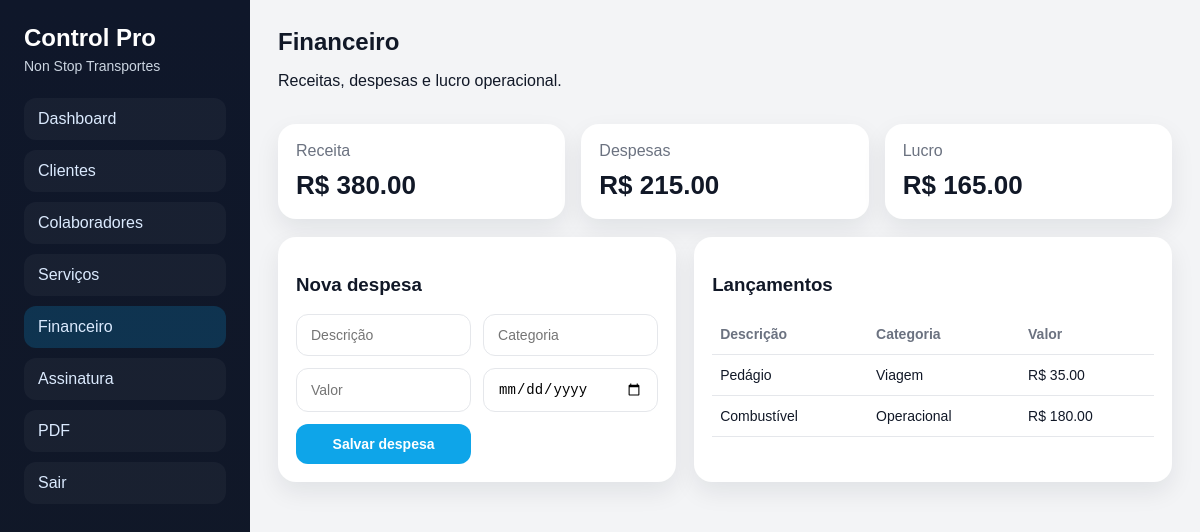
Screenshot of /financeiro (signed in) with the database file from the repository.
### tables this page shows
CREATE TABLE users (
                id INTEGER PRIMARY KEY AUTOINCREMENT,
                company_name TEXT NOT NULL,
                email TEXT UNIQUE NOT NULL,
                password TEXT NOT NULL,
                plan TEXT NOT NULL DEFAULT 'Profissional',
                status TEXT NOT NULL DEFAULT 'ativo',
                due_date TEXT NOT NULL,
                grace_days INTEGER NOT NULL DEFAULT 3,
                created_at TEXT NOT NULL DEFAULT CURRENT_TIMESTAMP
            );

CREATE TABLE expenses (
                id INTEGER PRIMARY KEY AUTOINCREMENT,
                description TEXT NOT NULL,
                category TEXT NOT NULL,
                amount REAL NOT NULL,
                expense_date TEXT NOT NULL,
                created_at TEXT NOT NULL DEFAULT CURRENT_TIMESTAMP
            );

### main.py (the view)
@app.get("/financeiro", response_class=HTMLResponse)
def finance_page(request: Request, user: sqlite3.Row = Depends(require_active_user)):
    with closing(get_conn()) as conn:
        expenses = conn.execute("SELECT * FROM expenses ORDER BY id DESC").fetchall()
        total_expenses = conn.execute(
            "SELECT COALESCE(SUM(amount), 0) AS total FROM expenses"
        ).fetchone()["total"]
        total_revenue = conn.execute(
            "SELECT COALESCE(SUM(amount), 0) AS total FROM services WHERE status = 'Concluído'"
        ).fetchone()["total"]
    return templates.TemplateResponse(
        request=request,
        name="finance.html",
        context=context(
            request,
            "financeiro",
            user=user,
            expenses=expenses,
            total_expenses=total_expenses,
            total_revenue=total_revenue,
            total_profit=total_revenue - total_expenses,
        ),
    )

### templates/finance.html
{% extends 'base.html' %}
{% block content %}
<header class="page-head"><div><h2>Financeiro</h2><p>Receitas, despesas e lucro operacional.</p></div></header>
<section class="cards">
  <div class="card stat"><span>Receita</span><strong>R$ {{ '%.2f'|format(total_revenue) }}</strong></div>
  <div class="card stat"><span>Despesas</span><strong>R$ {{ '%.2f'|format(total_expenses) }}</strong></div>
  <div class="card stat"><span>Lucro</span><strong>R$ {{ '%.2f'|format(total_profit) }}</strong></div>
</section>
<section class="grid-two">
  <div class="card">
    <h3>Nova despesa</h3>
    <form method="post" class="grid-form">
      <input name="description" placeholder="Descrição" required />
      <input name="category" placeholder="Categoria" required />
      <input name="amount" type="number" step="0.01" placeholder="Valor" required />
      <input name="expense_date" type="date" required />
      <button type="submit">Salvar despesa</button>
    </form>
  </div>
  <div class="card">
    <h3>Lançamentos</h3>
    <table>
      <thead><tr><th>Descrição</th><th>Categoria</th><th>Valor</th></tr></thead>
      <tbody>
        {% for item in expenses %}
        <tr><td>{{ item['description'] }}</td><td>{{ item['category'] }}</td><td>R$ {{ '%.2f'|format(item['amount']) }}</td></tr>
        {% endfor %}
      </tbody>
    </table>
  </div>
</section>
{% endblock %}

### templates/base.html (shortened to what this page needs)
<!DOCTYPE html>
<html lang="pt-BR">
<head>
  <link rel="stylesheet" href="/static/style.css" />
</head>
<body>
  {% if current_user %}
  <aside class="sidebar">
    <div>
      <h1>Control Pro</h1>
      <p class="subtitle">{{ current_user['company_name'] }}</p>
    </div>
    <nav>
      <a href="/dashboard" class="{% if page == 'dashboard' %}active{% endif %}">Dashboard</a>
      <a href="/clientes" class="{% if page == 'clientes' %}active{% endif %}">Clientes</a>
      <a href="/colaboradores" class="{% if page == 'colaboradores' %}active{% endif %}">Colaboradores</a>
      <a href="/servicos" class="{% if page == 'servicos' %}active{% endif %}">Serviços</a>
      <a href="/financeiro" class="{% if page == 'financeiro' %}active{% endif %}">Financeiro</a>
      <a href="/assinatura" class="{% if page == 'assinatura' %}active{% endif %}">Assinatura</a>
      <a href="/relatorios/servicos.pdf" target="_blank">PDF</a>
      <a href="/logout">Sair</a>
    </nav>
  </aside>
  {% endif %}
  <main class="main {% if not current_user %}full{% endif %}">
    {% block content %}{% endblock %}
  </main>
</body>
</html>

### static/style.css (style rules this page uses)
:root { --bg: #0f172a; --panel: #111827; --card: #ffffff; --text: #111827; --muted: #6b7280; --line: #e5e7eb; --primary: #0ea5e9; --danger: #dc2626; --warning: #d97706; --success: #16a34a; }
* { box-sizing: border-box; }
body { margin: 0; font-family: Arial, Helvetica, sans-serif; background: #f3f4f6; color: var(--text); display: flex; min-height: 100vh; }
.sidebar { width: 250px; background: linear-gradient(180deg, #0f172a, #111827); color: white; padding: 24px; display: flex; flex-direction: column; gap: 24px; }
.sidebar h1 { margin: 0; font-size: 24px; }
.subtitle { color: #cbd5e1; margin: 6px 0 0; font-size: 14px; }
.sidebar nav { display: flex; flex-direction: column; gap: 10px; }
.sidebar a { color: #dbeafe; text-decoration: none; padding: 12px 14px; border-radius: 12px; background: rgba(255,255,255,0.04); }
.sidebar a.active, .sidebar a:hover { background: rgba(14,165,233,0.2); }
.main { flex: 1; padding: 28px; }
.page-head { display: flex; justify-content: space-between; align-items: center; margin-bottom: 18px; }
.page-head h2 { margin: 0 0 4px; }
.cards { display: grid; grid-template-columns: repeat(auto-fit, minmax(180px, 1fr)); gap: 16px; margin-bottom: 18px; }
.card { background: var(--card); border-radius: 18px; padding: 18px; box-shadow: 0 10px 24px rgba(15, 23, 42, 0.08); }
.stat span { color: var(--muted); display: block; margin-bottom: 10px; }
.stat strong { font-size: 26px; }
.grid-two { display: grid; grid-template-columns: 1fr 1.2fr; gap: 18px; }
.grid-form { display: grid; grid-template-columns: 1fr 1fr; gap: 12px; }
input, textarea, select, button { width: 100%; border: 1px solid var(--line); border-radius: 12px; padding: 12px 14px; font-size: 14px; }
button { background: var(--primary); color: white; border: none; cursor: pointer; font-weight: bold; }
table { width: 100%; border-collapse: collapse; }
th, td { text-align: left; padding: 12px 8px; border-bottom: 1px solid var(--line); font-size: 14px; }
th { color: var(--muted); }

### rows the page displays
users: company_name "Non Stop Transportes"
expenses: description "Pedágio", category "Viagem", amount "35.00"
expenses: description "Combustível", category "Operacional", amount "180.00"

### other values shown
{{ '%.2f'|format(total_revenue) }} "380.00"
{{ '%.2f'|format(total_expenses) }} "215.00"
{{ '%.2f'|format(total_profit) }} "165.00"
